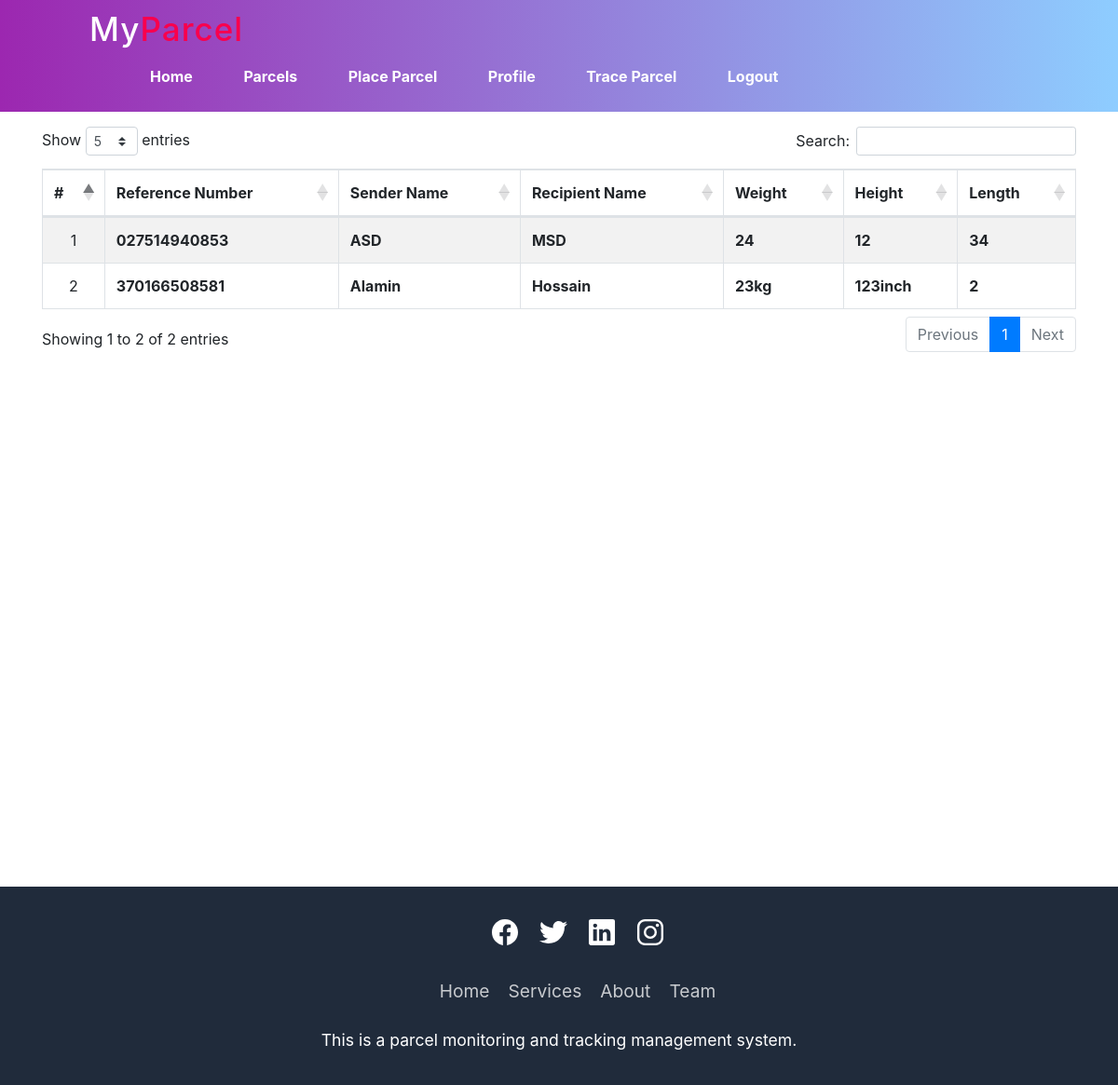
The app's page /parcels.php with its own data.
### tables this page shows
CREATE TABLE `parcels` (
  `id` int(30) NOT NULL,
  `reference_number` varchar(100) NOT NULL,
  `sender_name` text NOT NULL,
  `sender_address` text NOT NULL,
  `sender_contact` text NOT NULL,
  `recipient_name` text NOT NULL,
  `recipient_address` text NOT NULL,
  `recipient_contact` text NOT NULL,
  `parcel_type` varchar(100) DEFAULT NULL,
  `type` int(1) NOT NULL COMMENT '1 = Deliver, 2=Pickup',
  `from_branch_id` varchar(30) NOT NULL,
  `to_branch_id` varchar(30) NOT NULL,
  `weight` varchar(100) NOT NULL,
  `height` varchar(100) NOT NULL,
  `width` varchar(100) NOT NULL,
  `length` varchar(100) NOT NULL,
  `price` float NOT NULL,
  `status` int(2) NOT NULL DEFAULT 0,
  `date_created` datetime NOT NULL DEFAULT current_timestamp()
);

### parcels.php (the view, shortened to what this page needs)
<?php include './Admin/connection.php'; ?>
<?php
      include 'navbar.php';
    ?>
<link rel="stylesheet" href="https://cdn.jsdelivr.net/npm/bootstrap@4.6.1/dist/css/bootstrap.min.css">
<link rel="stylesheet" href="https://cdn.datatables.net/1.10.19/css/dataTables.bootstrap4.min.css">
    <div class="container mb-3 mt-3" style="height: 100vh;">
        <table class="table table-striped table-bordered mydatatables" style="width: 100%;">
            <thead>
                <th>#</th>
                <th>Reference Number</th>
                <th>Sender Name</th>
                <th>Recipient Name</th>
                <th>Weight</th>
                <th>Height</th>
                <th>Length</th>
            </thead>
            <tbody>
                <?php
					$i = 1;
					$where = "";
					$qry = $conn->query("SELECT * from parcels $where order by  unix_timestamp(date_created) desc ");
					while($row= $qry->fetch_assoc()):
					?>
					<tr>
						<td class="text-center"><?php echo $i++ ?></td>
						<td><b><?php echo ($row['reference_number']) ?></b></td>
						<td><b><?php echo ucwords($row['sender_name']) ?></b></td>
						<td><b><?php echo ucwords($row['recipient_name']) ?></b></td>
                        <td><b><?php echo ucwords($row['weight']) ?></b></td>
                        <td><b><?php echo ucwords($row['height']) ?></b></td>
                        <td><b><?php echo ucwords($row['length']) ?></b></td>
					</tr>
				<?php endwhile; ?>
            </tbody>
        </table>
    </div>
<?php include 'footer.php' ?>

### navbar.php (shortened to what this page needs)
<!DOCTYPE html>
<html lang="en">
<head>
	<link rel="stylesheet" type="text/css" href="css/style1.css">
</head>
<body>
	<div class="hero">
		<nav class="navigationbar">
			<h2 class="logo"> My<span>Parcel</span></h2>
			<ul>
				<li><a href="home.php">Home</a></li>
				<li><a href="parcels.php">Parcels</a></li>
				<li><a href="parcel-form.php">Place Parcel</a></li>
				<li><a href="profile.php">Profile</a></li>
				<li><a href="#">Trace Parcel</a></li>
                <li><a href="logout-user.php">Logout</a></li>
			</ul>
		</nav>
	</div>

### footer.php (shortened to what this page needs)
<link rel="stylesheet" type="text/css" href="css/footer.css">
<footer>
    <ul  class="social_icon">
        <li><a href="https://www.facebook.com/"><ion-icon name="logo-facebook"></ion-icon> </a></li>
        <li><a href="https://twitter.com/"><ion-icon name="logo-twitter"></ion-icon> </a></li>
        <li><a href="https://www.linkedin.com/"><ion-icon name="logo-linkedin"></ion-icon> </a></li>
        <li><a href="https://www.instagram.com/"><ion-icon name="logo-instagram"></ion-icon> </a></li>
    </ul>
    <ul class="menu">
        <li><a href="home.php">Home</a></li>
        <li><a href="#">Services</a></li>
        <li><a href="#">About</a></li>
        <li><a href="#">Team</a></li>
    </ul>
    <p>This is a parcel monitoring and tracking management system.</p>
</footer>

### css/style1.css (style rules this page uses)
.hero { height: 15vh; min-height: 100px; width: 100%; background: linear-gradient(to right, #9c27b0, #8ecdff); position: relative; overflow: hidden; }
nav { display: flex; align-items: center; justify-content: space-between; padding-top: 10px; padding-left: 8%; padding-right: 8%; position: sticky; }
.logo { color: white; font-size: 35px; letter-spacing: 1px; cursor: pointer; }
span { color: #f9004d; }
nav ul li { list-style-type: none; display: inline-block; padding: 10px 25px; }
nav ul li a { color: white; text-decoration: none; font-weight: bold; text-transform: capitalize; }

### css/footer.css (style rules this page uses)
footer { position: relative; width: 100%; background: #202b3b; min-height: 100px; padding: 20px 50px; display: flex; justify-content: center; align-items: center; flex-direction: column; }
footer .social_icon, footer .menu { position: relative; display: flex; justify-content: center; align-items: center; margin: 10px 0; flex-wrap: wrap; }
footer .social_icon li, footer .menu li { list-style: none; }
footer .social_icon li a { font-size: 2em; color: #fff; margin: 0 10px; display: inline-block; transition: 0.5s; }
footer .menu li a { font-size: 1.2em; color: #fff; margin: 0 10px; display: inline-block; text-decoration: none; opacity: 0.75; }
footer p { color: #fff; text-align: center; margin-top: 15px; margin-bottom: 15px; font-size: 1.1em; }

### records on screen
parcels: reference_number "027514940853", sender_name "ASD", recipient_name "MSD", weight "24", height "12", length "34"
parcels: reference_number "370166508581", sender_name "Alamin", recipient_name "Hossain", weight "23kg", height "123inch", length "2"
